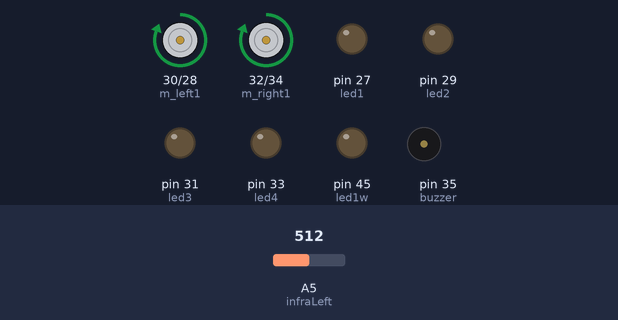
The sketch below on a simulated Arduino Mega 2560, built with avr-gcc and run on an emulated ATmega2560. On the bench: motor-driver pin pairs drawn as motors (green arrow = first pin HIGH = forward, orange = second pin HIGH = backward, longer = more drive, scaled by the enable pin), output pins drawn as LEDs (lit = HIGH), buzzer (waves = sounding, pin HIGH). The inputs (shaded band) are chosen by the test bench; at power-on: A5 (infraLeft) = 512. What the sketch prints to the serial monitor is not drawn.

Above: at 0.2 s.
Timing chart, 0 to 1.7 s (numbered marks = the images above):
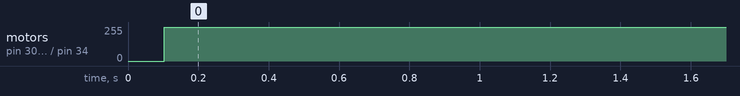

The sketch:

Prueba1.ino
```cpp
/*#include <VarSpeedServo.h>
VarSpeedServo servoBase;
VarSpeedServo servoAng;
VarSpeedServo servo3;
VarSpeedServo servo4;*/
/*Definicion de Pines*/
byte led1 = 27, led2 = 29,led3 = 31,led4 = 33;
int infraLeft = A5, infraMidd = A6, infraRight= A7;
byte sg901 = 37, sg902 = 39, sg903 = 41, sg904 = 43;
byte dip1 = 23, dip2 = 22, dip3 = 26 ,dip4 = 24;
byte push = 25;
byte led1w = 45;
byte buzzer = 35;
int m_left_pwm = 44 , m_right_pwm = 46, m_left1 = 30 ,m_left2 = 28, m_right1 = 32 ,m_right2 = 34;
int enc_right1 = 18 ,enc_right2 = A8, enc_left1 = 14 ,enc_left2 = 15;
byte SF = 48, SCI = 47, SSI = 49, SCD =50 ,SII = 51,SSD = 52 ,SID = 53;

void setup() {
/*  servoBase.attach(sg901);
  servoAng.attach(sg902);
  servo3.attach(sg903);
  servo4.attach(sg904);*/
  Serial.begin(9600);
  pinMode(led1,OUTPUT);
  pinMode(led2,OUTPUT);
  pinMode(led3,OUTPUT);
  pinMode(led4,OUTPUT);
  pinMode(buzzer,OUTPUT);
  pinMode(led1w,OUTPUT);
  pinMode(dip1,INPUT);
  pinMode(dip2,INPUT);
  pinMode(dip3,INPUT);
  pinMode(dip4,INPUT);
  pinMode(push,INPUT);

  pinMode(m_left_pwm,OUTPUT);
  pinMode(m_right_pwm,OUTPUT);
  pinMode(m_left1,OUTPUT);
  pinMode(m_right1,OUTPUT);
  pinMode(m_left2,OUTPUT);
  pinMode(m_right2,OUTPUT);
  pinMode(infraLeft,INPUT);
  pinMode(infraMidd,INPUT);
  pinMode(infraRight,INPUT);
  pinMode(SF,INPUT);
  pinMode(SCI,INPUT);
  pinMode(SSI,INPUT);
  pinMode(SCD,INPUT);
  pinMode(SII,INPUT);
  pinMode(SSD,INPUT);
  pinMode(SID,INPUT);


}

void loop() {

  long tiempo=millis(); //tiempo antes de iniciar la lectura
  int D_cm=distancia(20,infraLeft); //lectura de distancia
  tiempo=millis()-tiempo; //milisegundos que duró la lectura
  Serial.print("Tiempo de lectura: ");
  Serial.print(tiempo);
  Serial.print("ms  Distancia: ");
  Serial.print(D_cm);
  Serial.println("  cm");
  delay(100);
  adelante();

}


void adelante(){
  analogWrite(m_left_pwm,255);
  analogWrite(m_right_pwm,255);
  digitalWrite(m_left1,HIGH);
  digitalWrite(m_left2,LOW);
  digitalWrite(m_right1,HIGH);
  digitalWrite(m_right2,LOW);
  }
void atras(){
  analogWrite(m_left_pwm,255);
  analogWrite(m_right_pwm,255);

  digitalWrite(m_left1,LOW);
  digitalWrite(m_left2,HIGH);
  digitalWrite(m_right1,LOW);
  digitalWrite(m_right2,HIGH);
  }
float distancia(int n,int pin)
{
  long suma=0;
  for(int i=0;i<n;i++)
  {
    suma=suma+analogRead(pin);
  }
  float adc=suma/n;
  //float distancia_cm = 340.2736 * pow(adc, -0.5346);//1-a
    float distancia_cm = 1584.7294 * pow(adc, -0.9205) + 1;//1-b-mejor
    //float distancia_cm = 3476.457289 * pow(adc, -1.048674);//2-a-mejor
   // float distancia_cm = 2109.491608 * pow(adc, -0.966424);//3-a-mejor

  return(distancia_cm);
}
```

Measured:
- by itself, motor on pin 30 (m_left1) / pin 28 (m_left2), motor on pin 32 (m_right1) / pin 34 (m_right2): stopped → forward 255/255 at 0.10 s
